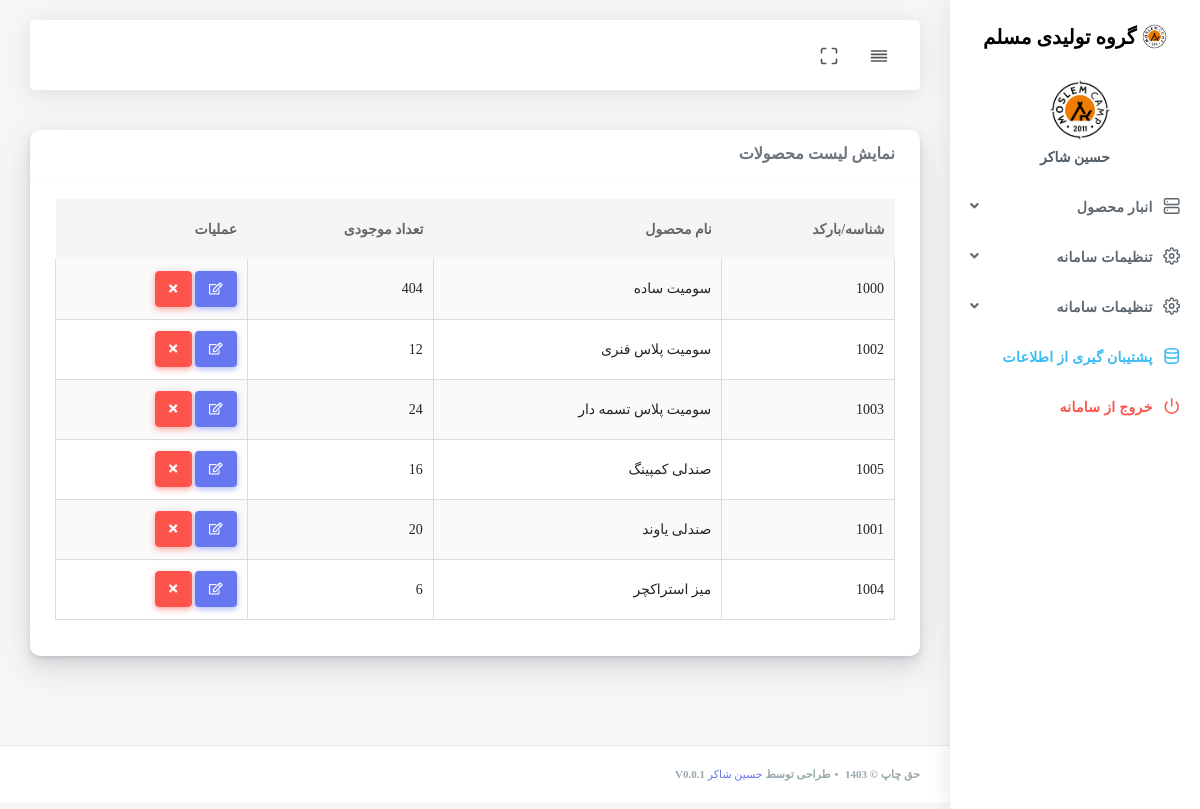
/inc/addons/products/productslist.php (signed in), run on an earlier commit of the app's database.
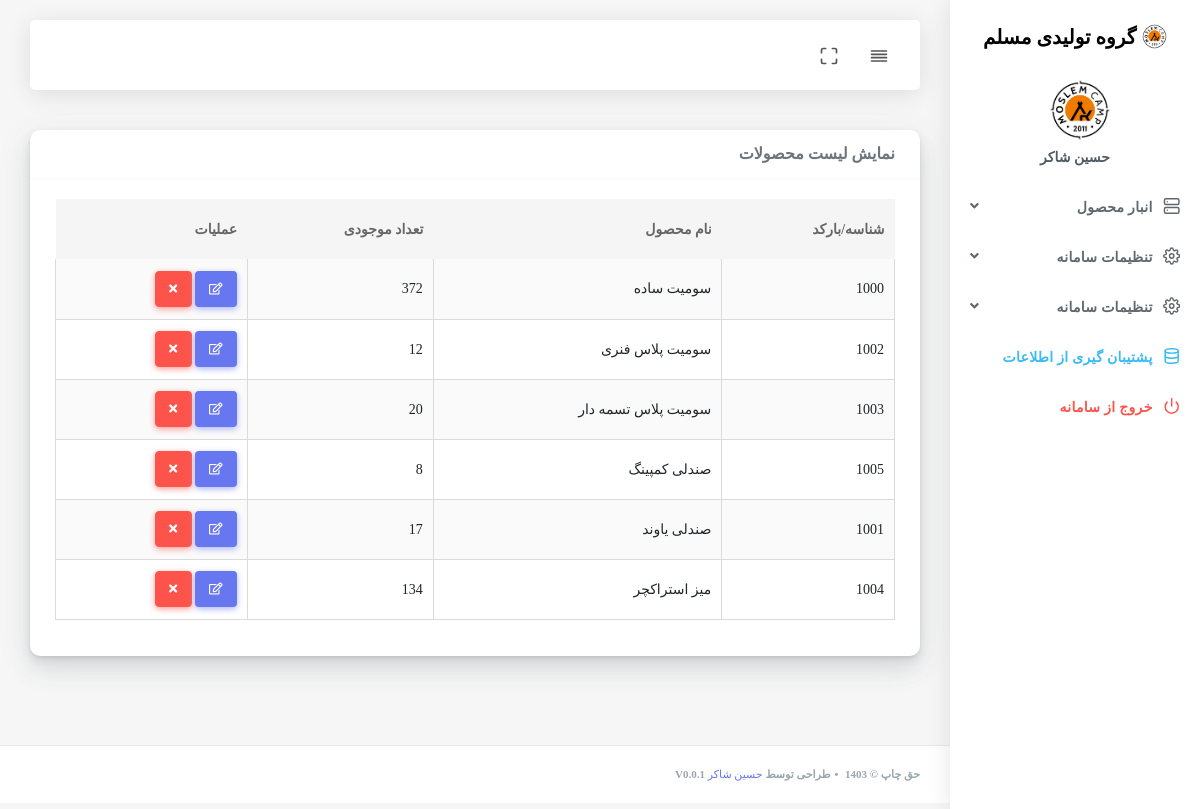
And on a later commit of the database.
### tables this page shows
CREATE TABLE `products` (
  `id` int(11) NOT NULL AUTO_INCREMENT,
  `product_name` text NOT NULL,
  `productqr` int(11) NOT NULL,
  `minStock` int(11) NOT NULL,
  `stock` int(11) NOT NULL,
  `pack` int(11) NOT NULL,
  PRIMARY KEY (`id`)
);

### inc/addons/products/productslist.php (the view, shortened to what this page needs)
<?php
$title_page = "نمایش لیست محصولات ";
require_once '../../../header.php';
$sql = "SELECT * FROM products";
$result = $connection->query($sql);
?>
<div class="main-content">
    <nav class="row">
        <div class="col-12">
            <div class="card">
                <div class="card-header">
                    <h4><?php echo $title_page;  ?></h4>
                </div>
                <div class="card-body">
                    <div class="table-responsive">
                        <?php if ($result->num_rows > 0) : ?>
                            <table class="table table-striped table-hover" id="tableExport" style="width:100%;">
                                <thead>
                                    <tr>
                                        <th>شناسه/بارکد</th>
                                        <th>نام محصول</th>
                                        <th>تعداد موجودی</th>
                                        <th>عملیات</th>
                                    </tr>
                                </thead>
                                <tbody>
                                    <?php while ($row = $result->fetch_assoc()) : ?>
                                        <tr>
                                            <td><?php echo $row['productqr']; ?></td>
                                            <td><?php echo $row['product_name']; ?></td>
                                            <td><?php echo $row['stock']; ?></td>
                                            <td>
                                                <a href="edit-product.php?id=<?php echo $row['id']; ?>" class="btn btn-icon btn-primary"><i class="far fa-edit"></i></a>
                                                <a href="productslist.php?del=<?php echo $row['id']; ?>" class="btn btn-icon btn-danger"><i class="fas fa-times"></i></a>
                                            </td>
                                        </tr>
                                    <?php endwhile; ?>
                                </tbody>
                            </table>
                        <?php else : ?>
                            <div class="alert alert-info">
                                هیچ محصول اولیه‌ای یافت نشد.
                            </div>
                        <?php endif; ?>
                    </div>
                </div>
            </div>
        </div>
    </div>
</div>
<?php require_once '../../../footer.php'; ?>

What changed in the data, as far as the page shows it:
changed products "سومیت ساده": stock "404" → "372"
changed products "سومیت پلاس تسمه دار": stock "24" → "20"
changed products "صندلی کمپینگ": stock "16" → "8"
changed products "صندلی یاوند": stock "20" → "17"
changed products "میز استراکچر": stock "6" → "134"
